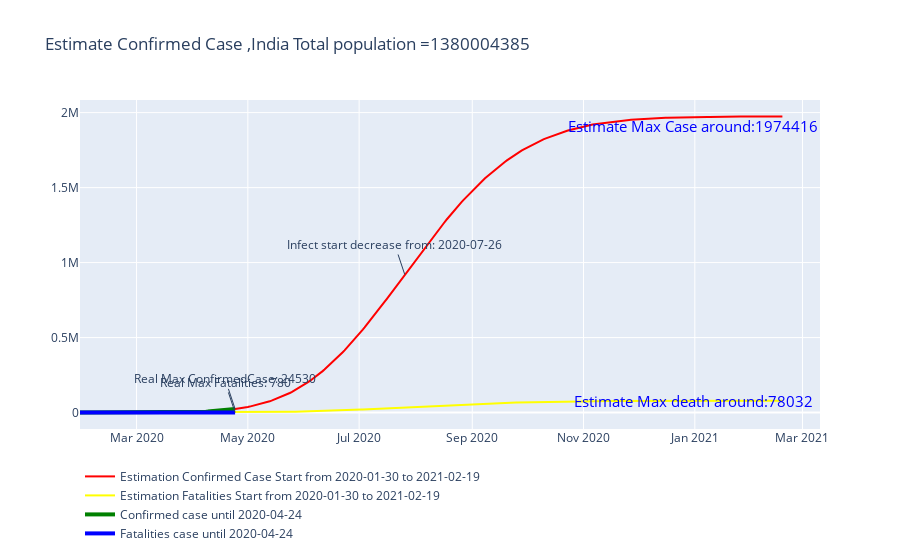
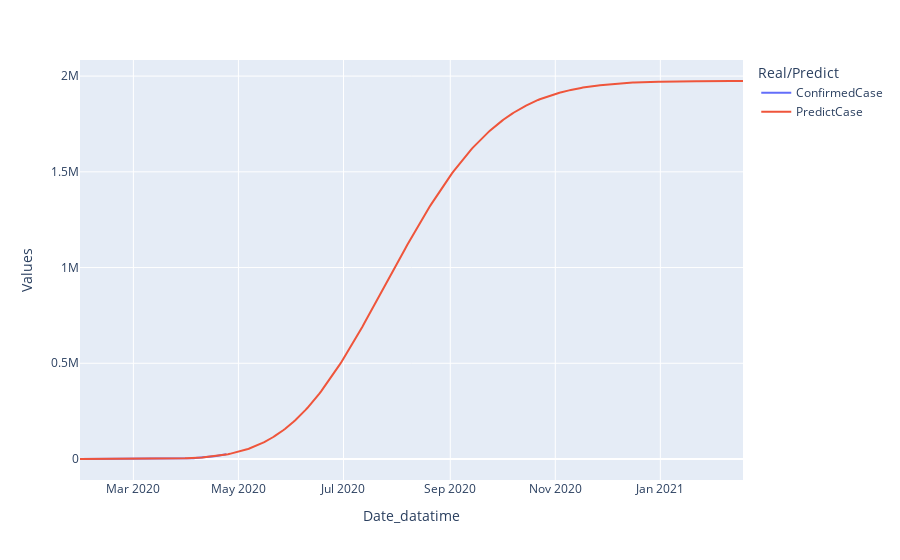

Here is the notebook cell these charts were saved with, in order:
### Code cell
country = 'India'
if country not in train['Country_Region'].unique():
    country_pd_train = train[train['Province_State']==country]
else:
    country_pd_train = train[train['Country_Region']==country]

a,b = fit_model_new(country_pd_train,country,make_plot=True)

### Figure 1 — Plotly figure (JSON) as saved in the notebook; plotly's stock layout.template omitted (floating-point values rounded to 4 significant figures; data arrays with more than 128 entries replaced by an {"elided": "..."} marker saying what was removed)
{"data": [{"line": {"color": "red"}, "mode": "lines", "name": "Estimation Confirmed Case Start from 2020-01-30 to 2021-02-19", "type": "scatter", "x": {"elided": "386 str values"}, "y": {"elided": "386 int values"}}, {"line": {"color": "yellow"}, "mode": "lines", "name": "Estimation Fatalities Start from 2020-01-30 to 2021-02-19", "type": "scatter", "x": {"elided": "386 str values"}, "y": {"elided": "386 int values"}}, {"line": {"color": "green", "width": 4}, "mode": "lines", "name": "Confirmed case until 2020-04-24", "type": "scatter", "x": ["2020-01-30", "2020-01-31", "2020-02-01", "2020-02-02", "2020-02-03", "2020-02-04", "2020-02-05", "2020-02-06", "2020-02-07", "2020-02-08", "2020-02-09", "2020-02-10", "2020-02-11", "2020-02-12", "2020-02-13", "2020-02-14", "2020-02-15", "2020-02-16", "2020-02-17", "2020-02-18", "2020-02-19", "2020-02-20", "2020-02-21", "2020-02-22", "2020-02-23", "2020-02-24", "2020-02-25", "2020-02-26", "2020-02-27", "2020-02-28", "2020-02-29", "2020-03-01", "2020-03-02", "2020-03-03", "2020-03-04", "2020-03-05", "2020-03-06", "2020-03-07", "2020-03-08", "2020-03-09", "2020-03-10", "2020-03-11", "2020-03-12", "2020-03-13", "2020-03-14", "2020-03-15", "2020-03-16", "2020-03-17", "2020-03-18", "2020-03-19", "2020-03-20", "2020-03-21", "2020-03-22", "2020-03-23", "2020-03-24", "2020-03-25", "2020-03-26", "2020-03-27", "2020-03-28", "2020-03-29", "2020-03-30", "2020-03-31", "2020-04-01", "2020-04-02", "2020-04-03", "2020-04-04", "2020-04-05", "2020-04-06", "2020-04-07", "2020-04-08", "2020-04-09", "2020-04-10", "2020-04-11", "2020-04-12", "2020-04-13", "2020-04-14", "2020-04-15", "2020-04-16", "2020-04-17", "2020-04-18", "2020-04-19", "2020-04-20", "2020-04-21", "2020-04-22", "2020-04-23", "2020-04-24"], "y": [1, 1, 1, 2, 3, 3, 3, 3, 3, 3, 3, 3, 3, 3, 3, 3, 3, 3, 3, 3, 3, 3, 3, 3, 3, 3, 3, 3, 3, 3, 3, 3, 5, 5, 28, 30, 31, 34, 39, 43, 56, 62, 73, 82, 102, 113, 119, 142, 156, 194, 244, 330, 396, 499, 536, 657, 727, 887, 987, 1024, 1251, 1397, 1998, 2543, 2567, 3082, 3588, 4778, 5311, 5916, 6725, 7598, 8446, 9205, 10453, 11487, 12322, 13430, 14352, 15722, 17615, 18539, 20080, 21370, 23077, 24530]}, {"line": {"color": "blue", "width": 4}, "mode": "lines", "name": "Fatalities case until 2020-04-24", "type": "scatter", "x": ["2020-01-30", "2020-01-31", "2020-02-01", "2020-02-02", "2020-02-03", "2020-02-04", "2020-02-05", "2020-02-06", "2020-02-07", "2020-02-08", "2020-02-09", "2020-02-10", "2020-02-11", "2020-02-12", "2020-02-13", "2020-02-14", "2020-02-15", "2020-02-16", "2020-02-17", "2020-02-18", "2020-02-19", "2020-02-20", "2020-02-21", "2020-02-22", "2020-02-23", "2020-02-24", "2020-02-25", "2020-02-26", "2020-02-27", "2020-02-28", "2020-02-29", "2020-03-01", "2020-03-02", "2020-03-03", "2020-03-04", "2020-03-05", "2020-03-06", "2020-03-07", "2020-03-08", "2020-03-09", "2020-03-10", "2020-03-11", "2020-03-12", "2020-03-13", "2020-03-14", "2020-03-15", "2020-03-16", "2020-03-17", "2020-03-18", "2020-03-19", "2020-03-20", "2020-03-21", "2020-03-22", "2020-03-23", "2020-03-24", "2020-03-25", "2020-03-26", "2020-03-27", "2020-03-28", "2020-03-29", "2020-03-30", "2020-03-31", "2020-04-01", "2020-04-02", "2020-04-03", "2020-04-04", "2020-04-05", "2020-04-06", "2020-04-07", "2020-04-08", "2020-04-09", "2020-04-10", "2020-04-11", "2020-04-12", "2020-04-13", "2020-04-14", "2020-04-15", "2020-04-16", "2020-04-17", "2020-04-18", "2020-04-19", "2020-04-20", "2020-04-21", "2020-04-22", "2020-04-23", "2020-04-24"], "y": [0, 0, 0, 0, 0, 0, 0, 0, 0, 0, 0, 0, 0, 0, 0, 0, 0, 0, 0, 0, 0, 0, 0, 0, 0, 0, 0, 0, 0, 0, 0, 0, 0, 0, 0, 0, 0, 0, 0, 0, 0, 1, 1, 2, 2, 2, 2, 3, 3, 4, 5, 4, 7, 10, 10, 12, 20, 20, 24, 27, 32, 35, 58, 72, 72, 86, 99, 136, 150, 178, 226, 246, 288, 331, 358, 393, 405, 448, 486, 521, 559, 592, 645, 681, 721, 780]}], "layout": {"annotations": [{"font": {"color": "Blue", "size": 15}, "showarrow": false, "text": "Estimate Max Case around:1974416", "x": "2020-12-31", "y": 1909000.0}, {"font": {"color": "Blue", "size": 15}, "showarrow": false, "text": "Estimate Max death around:78032", "x": "2020-12-31", "y": 75430.0}, {"showarrow": true, "text": "Real Max ConfirmedCase: 24530", "x": "2020-04-24", "y": 24530}, {"showarrow": true, "text": "Real Max Fatalities: 780", "x": "2020-04-24", "y": 780}, {"text": "Infect start decrease from: 2020-07-26", "x": "2020-07-26", "y": 920600.0}], "legend": {"orientation": "h"}, "title": {"text": "Estimate Confirmed Case ,India Total population =1380004385"}}}

### Figure 2 — Plotly figure (JSON) as saved in the notebook; plotly's stock layout.template omitted (floating-point values rounded to 4 significant figures; data arrays with more than 128 entries replaced by an {"elided": "..."} marker saying what was removed)
{"data": [{"hoverlabel": {"namelength": 0}, "hovertemplate": "Real/Predict=ConfirmedCase<br>Date_datatime=%{x}<br>Values=%{y}", "legendgroup": "ConfirmedCase", "line": {"color": "#636efa", "dash": "solid"}, "mode": "lines", "name": "ConfirmedCase", "showlegend": true, "type": "scatter", "x": ["2020-01-30", "2020-01-31", "2020-02-01", "2020-02-02", "2020-02-03", "2020-02-04", "2020-02-05", "2020-02-06", "2020-02-07", "2020-02-08", "2020-02-09", "2020-02-10", "2020-02-11", "2020-02-12", "2020-02-13", "2020-02-14", "2020-02-15", "2020-02-16", "2020-02-17", "2020-02-18", "2020-02-19", "2020-02-20", "2020-02-21", "2020-02-22", "2020-02-23", "2020-02-24", "2020-02-25", "2020-02-26", "2020-02-27", "2020-02-28", "2020-02-29", "2020-03-01", "2020-03-02", "2020-03-03", "2020-03-04", "2020-03-05", "2020-03-06", "2020-03-07", "2020-03-08", "2020-03-09", "2020-03-10", "2020-03-11", "2020-03-12", "2020-03-13", "2020-03-14", "2020-03-15", "2020-03-16", "2020-03-17", "2020-03-18", "2020-03-19", "2020-03-20", "2020-03-21", "2020-03-22", "2020-03-23", "2020-03-24", "2020-03-25", "2020-03-26", "2020-03-27", "2020-03-28", "2020-03-29", "2020-03-30", "2020-03-31", "2020-04-01", "2020-04-02", "2020-04-03", "2020-04-04", "2020-04-05", "2020-04-06", "2020-04-07", "2020-04-08", "2020-04-09", "2020-04-10", "2020-04-11", "2020-04-12", "2020-04-13", "2020-04-14", "2020-04-15", "2020-04-16", "2020-04-17", "2020-04-18", "2020-04-19", "2020-04-20", "2020-04-21", "2020-04-22", "2020-04-23", "2020-04-24"], "xaxis": "x", "y": [1, 1, 1, 2, 3, 3, 3, 3, 3, 3, 3, 3, 3, 3, 3, 3, 3, 3, 3, 3, 3, 3, 3, 3, 3, 3, 3, 3, 3, 3, 3, 3, 5, 5, 28, 30, 31, 34, 39, 43, 56, 62, 73, 82, 102, 113, 119, 142, 156, 194, 244, 330, 396, 499, 536, 657, 727, 887, 987, 1024, 1251, 1397, 1998, 2543, 2567, 3082, 3588, 4778, 5311, 5916, 6725, 7598, 8446, 9205, 10453, 11487, 12322, 13430, 14352, 15722, 17615, 18539, 20080, 21370, 23077, 24530], "yaxis": "y"}, {"hoverlabel": {"namelength": 0}, "hovertemplate": "Real/Predict=PredictCase<br>Date_datatime=%{x}<br>Values=%{y}", "legendgroup": "PredictCase", "line": {"color": "#EF553B", "dash": "solid"}, "mode": "lines", "name": "PredictCase", "showlegend": true, "type": "scatter", "x": {"elided": "386 str values"}, "xaxis": "x", "y": {"elided": "386 float values"}, "yaxis": "y"}], "layout": {"legend": {"title": {"text": "Real/Predict"}, "tracegroupgap": 0}, "margin": {"t": 60}, "xaxis": {"anchor": "y", "domain": [0, 1], "title": {"text": "Date_datatime"}}, "yaxis": {"anchor": "x", "domain": [0, 1], "title": {"text": "Values"}}}}
